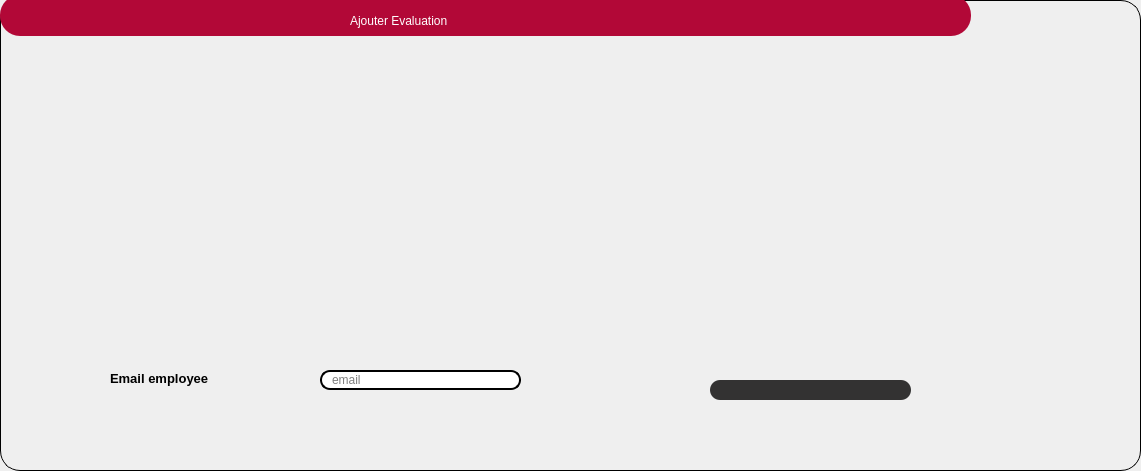
       <widget class="QGroupBox" name="groupBox_20">
        <property name="geometry">
         <rect>
          <x>-20</x>
          <y>0</y>
          <width>1141</width>
          <height>471</height>
         </rect>
        </property>
        <property name="styleSheet">
         <string notr="true">
QGroupBox  {
    border: 1px solid;
    
  
    border-radius: 20px;
}</string>
        </property>
        <property name="title">
         <string/>
        </property>
        <widget class="QLabel" name="label_redEq_12">
         <property name="geometry">
          <rect>
           <x>0</x>
           <y>-5</y>
           <width>971</width>
           <height>41</height>
          </rect>
         </property>
         <property name="styleSheet">
          <string notr="true">color:white;

background:#b20837;
border-radius:20px;</string>
         </property>
         <property name="text">
          <string/>
         </property>
        </widget>
        <widget class="QLabel" name="label_AjEq_12">
         <property name="geometry">
          <rect>
           <x>350</x>
           <y>10</y>
           <width>211</width>
           <height>21</height>
          </rect>
         </property>
         <property name="styleSheet">
          <string notr="true">color:white;
font: 75 10pt &quot;Source Code Pro&quot;;
	font: 87 10pt &quot;Nexa Rust Sans Black 01&quot;;
background:#b20837;
border-radius:10px;</string>
         </property>
         <property name="text">
          <string>Ajouter Evaluation</string>
         </property>
        </widget>
        <widget class="QLabel" name="label">
         <property name="geometry">
          <rect>
           <x>110</x>
           <y>370</y>
           <width>111</width>
           <height>16</height>
          </rect>
         </property>
         <property name="font">
          <font>
           <pointsize>10</pointsize>
           <weight>75</weight>
           <bold>true</bold>
          </font>
         </property>
         <property name="text">
          <string>Email employee</string>
         </property>
        </widget>
        <widget class="QLineEdit" name="email">
         <property name="geometry">
          <rect>
           <x>320</x>
           <y>370</y>
           <width>201</width>
           <height>20</height>
          </rect>
         </property>
         <property name="styleSheet">
          <string notr="true">border: 2px solid black;
border-radius: 10px;
padding: 0 8px;
background: white;
selection-background-color: gray;</string>
         </property>
         <property name="text">
          <string/>
         </property>
         <property name="placeholderText">
          <string>email</string>
         </property>
        </widget>
        <widget class="QPushButton" name="anim">
         <property name="geometry">
          <rect>
           <x>710</x>
           <y>380</y>
           <width>201</width>
           <height>20</height>
          </rect>
         </property>
         <property name="styleSheet">
          <string notr="true">QPushButton{
    color:white;
	font: 75 10pt &quot;Source Code Pro&quot;;
	font: 87 7pt &quot;Nexa Rust Sans Black 01&quot;;
    background-color: rgb(51, 50, 50);
background:  rgb(51, 50, 50);
border-radius:10px;
}
QPushButton:hover
{
color:white;

background:#b20837;
border-radius:10px;
}
</string>
         </property>
         <property name="text">
          <string/>
         </property>
        </widget>
       </widget>
